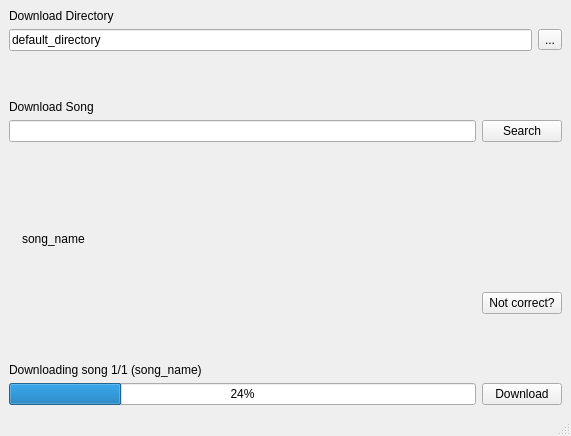
<?xml version="1.0" encoding="UTF-8"?>
<ui version="4.0">
 <class>MainWindow</class>
 <widget class="QMainWindow" name="MainWindow">
  <property name="geometry">
   <rect>
    <x>0</x>
    <y>0</y>
    <width>571</width>
    <height>436</height>
   </rect>
  </property>
  <property name="windowTitle">
   <string>scrape</string>
  </property>
  <widget class="QWidget" name="centralwidget">
   <layout class="QVBoxLayout" name="verticalLayout_2">
    <item>
     <widget class="QLabel" name="dir_label">
      <property name="text">
       <string>Download Directory</string>
      </property>
     </widget>
    </item>
    <item>
     <layout class="QHBoxLayout" name="horizontalLayout_2">
      <item>
       <widget class="QLineEdit" name="download_dir">
        <property name="text">
         <string>default_directory</string>
        </property>
       </widget>
      </item>
      <item>
       <widget class="QToolButton" name="dir_button">
        <property name="text">
         <string>...</string>
        </property>
       </widget>
      </item>
     </layout>
    </item>
    <item>
     <spacer name="verticalSpacer_2">
      <property name="orientation">
       <enum>Qt::Vertical</enum>
      </property>
      <property name="sizeHint" stdset="0">
       <size>
        <width>20</width>
        <height>40</height>
       </size>
      </property>
     </spacer>
    </item>
    <item>
     <widget class="QLabel" name="search_label">
      <property name="text">
       <string>Download Song</string>
      </property>
     </widget>
    </item>
    <item>
     <layout class="QHBoxLayout" name="horizontalLayout_3">
      <item>
       <widget class="QLineEdit" name="search_bar"/>
      </item>
      <item>
       <widget class="QPushButton" name="search_button">
        <property name="text">
         <string>Search</string>
        </property>
       </widget>
      </item>
     </layout>
    </item>
    <item>
     <spacer name="verticalSpacer_3">
      <property name="orientation">
       <enum>Qt::Vertical</enum>
      </property>
      <property name="sizeHint" stdset="0">
       <size>
        <width>20</width>
        <height>40</height>
       </size>
      </property>
     </spacer>
    </item>
    <item>
     <layout class="QHBoxLayout" name="song_box">
      <item>
       <widget class="QLabel" name="picture_label">
        <property name="text">
         <string/>
        </property>
        <property name="pixmap">
         <pixmap>../../../Downloads/hqdefault.jpg</pixmap>
        </property>
       </widget>
      </item>
      <item>
       <layout class="QVBoxLayout" name="verticalLayout">
        <item>
         <spacer name="verticalSpacer_5">
          <property name="orientation">
           <enum>Qt::Vertical</enum>
          </property>
          <property name="sizeHint" stdset="0">
           <size>
            <width>20</width>
            <height>40</height>
           </size>
          </property>
         </spacer>
        </item>
        <item>
         <widget class="QLabel" name="song_name_label">
          <property name="text">
           <string>song_name</string>
          </property>
         </widget>
        </item>
        <item>
         <spacer name="verticalSpacer_4">
          <property name="orientation">
           <enum>Qt::Vertical</enum>
          </property>
          <property name="sizeHint" stdset="0">
           <size>
            <width>20</width>
            <height>40</height>
           </size>
          </property>
         </spacer>
        </item>
        <item>
         <layout class="QHBoxLayout" name="horizontalLayout_5">
          <item>
           <spacer name="horizontalSpacer">
            <property name="orientation">
             <enum>Qt::Horizontal</enum>
            </property>
            <property name="sizeHint" stdset="0">
             <size>
              <width>40</width>
              <height>20</height>
             </size>
            </property>
           </spacer>
          </item>
          <item>
           <widget class="QPushButton" name="change_search_button">
            <property name="text">
             <string>Not correct?</string>
            </property>
           </widget>
          </item>
         </layout>
        </item>
       </layout>
      </item>
     </layout>
    </item>
    <item>
     <spacer name="verticalSpacer">
      <property name="orientation">
       <enum>Qt::Vertical</enum>
      </property>
      <property name="sizeHint" stdset="0">
       <size>
        <width>20</width>
        <height>40</height>
       </size>
      </property>
     </spacer>
    </item>
    <item>
     <widget class="QLabel" name="progress_label">
      <property name="text">
       <string>Downloading song 1/1 (song_name)</string>
      </property>
     </widget>
    </item>
    <item>
     <layout class="QHBoxLayout" name="horizontalLayout">
      <item>
       <widget class="QProgressBar" name="progress_bar">
        <property name="value">
         <number>24</number>
        </property>
       </widget>
      </item>
      <item>
       <widget class="QPushButton" name="download_button">
        <property name="text">
         <string>Download</string>
        </property>
       </widget>
      </item>
     </layout>
    </item>
   </layout>
  </widget>
  <widget class="QStatusBar" name="statusbar"/>
 </widget>
 <resources/>
 <connections/>
</ui>
